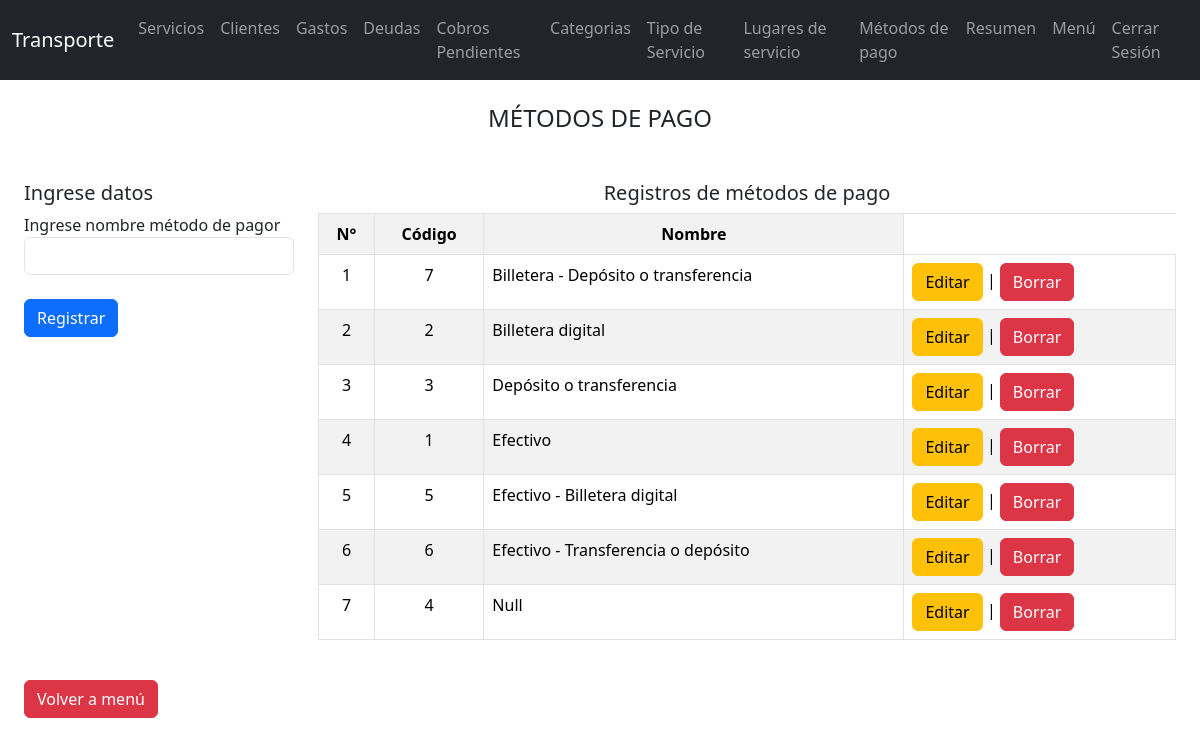
The app's page /tmetodos_pago (signed in) with its own data.
### tables this page shows
CREATE TABLE "pag_ser" (
	"cod_tip_pag"	INTEGER,
	"nom_tip_pag"	TEXT,
	"cond_tip_pag"	INTEGER,
	PRIMARY KEY("cod_tip_pag" AUTOINCREMENT)
);

### flask_app.py (the view, shortened to what this page needs)
@app.route("/tmetodos_pago", methods=["GET", "POST"])
def tmetodos_pago():
    if 'usuario' not in session:
        return redirect(url_for('login'))
    conn = sqlite3.connect("data1.db")
    c = conn.cursor()
    c.execute("""SELECT *
            FROM pag_ser
            WHERE cond_tip_pag=1 ORDER BY nom_tip_pag""")
    datos = c.fetchall()
    conn.close()
    return render_template("tmetodos_pago.html", datos=datos)

### templates/tmetodos_pago.html (shortened to what this page needs)
<!DOCTYPE html>
<html lang="en">
<head>
    <link href="https://cdn.jsdelivr.net/npm/bootstrap@5.3.7/dist/css/bootstrap.min.css" rel="stylesheet">
    <link rel="stylesheet" href="../static/style.css">
</head>
<body>
    {% include "tmenu.html" %}
    <div class="m-4">
        <div class="row">
            <div class="col-12 mb-3">
                <h4 class="text-center">MÉTODOS DE PAGO</h4>
            </div>
            <form action="" class="col-12 col-sm-12 col-lg-4 col-xl-3" method="post">
                <br>
                <h5>Ingrese datos</h5>
                <label for="nom">Ingrese nombre método de pagor</label>
                <input type="text" name="nom" id="" class="form-control"><br>
                <input type="submit" value="Registrar" class="btn btn-primary">
            </form>
            <div class="col-12 col-sm-12 col-lg-8 col-xl-9">
                <br>
                <h5 class="text-center">Registros de métodos de pago</h5>
                <div class="table-responsive">
                    <table class="table table-striped table-bordered">
                        <tr>
                            <th class="text-center">N°</th>
                            <th class="text-center">Código</th>
                            <th class="text-center">Nombre</th>
                        </tr>
                        {% for r in datos %}
                        <tr>
                            <td class="text-center">{{ loop.index }}</td>
                            <td class="text-center">{{ r[0] }}</td>
                            <td >{{ r[1] }}</td>
                            <td>
                                <a href="{{ url_for('teditarmetodospago', id=r[0]) }}" class="btn btn-warning">Editar</a> |
                                <a href="{{ url_for('tborrarmetodospago', id=r[0]) }}" class="btn btn-danger" onclick="return confirm('¿Estás seguro de borrar este registro?');">Borrar</a>
                            </td>
                        </tr>
                        {% endfor %}
                    </table>
                </div>
            </div>
            <div class="col-12">
                <br>
                <a href="/ini" class="btn btn-danger">Volver a menú</a>
            </div>
        </div>
    </div>
</body>
</html>

### records on screen
pag_ser: cod_tip_pag "7", nom_tip_pag "Billetera - Depósito o transferencia"
pag_ser: cod_tip_pag "2", nom_tip_pag "Billetera digital"
pag_ser: cod_tip_pag "3", nom_tip_pag "Depósito o transferencia"
pag_ser: cod_tip_pag "1", nom_tip_pag "Efectivo"
pag_ser: cod_tip_pag "5", nom_tip_pag "Efectivo - Billetera digital"
pag_ser: cod_tip_pag "6", nom_tip_pag "Efectivo - Transferencia o depósito"
pag_ser: cod_tip_pag "4", nom_tip_pag "Null"
